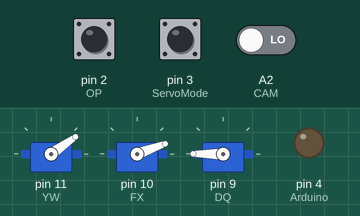
Simulated run of this sketch. Board: Arduino Nano, built with avr-gcc and run on an emulated ATmega328P. Parts: 3 × servo, output pins drawn as LEDs (lit = HIGH). Inputs (shaded band) come from the test bench; at power-on: pin 2 (OP) LOW, A2 (CAM) LOW, pin 3 (ServoMode) LOW.

Above: at 3.7 s.
3.8 s: pin 2 (OP) driven HIGH
At 3.95 s:
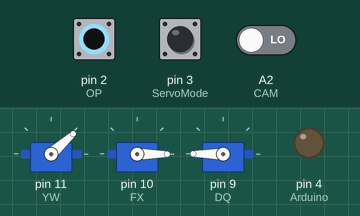
6.4 s: A2 (CAM) driven HIGH
At 7.6 s:
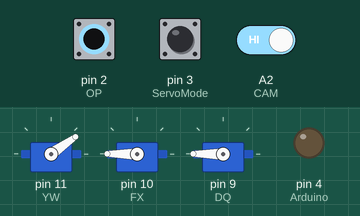
7.9 s: A2 (CAM) driven LOW
At 8.9 s:
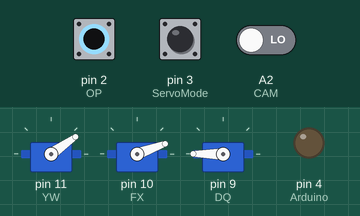
9.4 s: pin 2 (OP) pulsed LOW 5 times (0.12 s each, 0.3 s apart)
At 10.27 s:
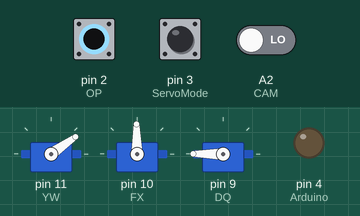
Timing chart, 0 to 13.3 s (numbered marks = the images above; inputs shaded):
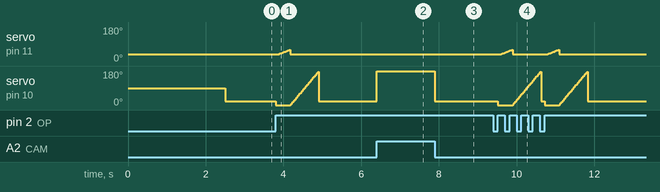

The sketch:

ServoNanoBothSide4.0.ino
```cpp
#include <Servo.h>

#define YW 11 //移位
#define FX 10 //分选         //新车与老车不同
#define CAM A2
#define Gray A7
#define Arduino 4 //与mega板通讯的引脚
#define OP 2 //红外
#define Threshold_Gray 180 //灰度传感器阈值，红色约为270，绿色约为250，白色160
#define DQ 9//吊桥舵机
#define ServoMode 3


int Servo1_Angle1 = 35;
int Servo1_Angle2 = 62;

int Servo2_start = 90;

int Servo2_Angle1 = 90; //初始位置

int Servo2_AngleRed = 0; //最左边的位置
int Servo2_RedReady = 20; //左边准备位置

int Servo2_AngleGreen = 180; //最右边的位置
int Servo2_GreenReady = 180; //右边准备位置

int Pots = 3;

int mode = 0;

int flag = 0; //花盆收集计数

Servo Servo1;
Servo Servo2;
Servo Bri;


void setup() {
  pinMode(YW, OUTPUT);
  pinMode(FX, OUTPUT);
  pinMode(Arduino, OUTPUT);
  pinMode(CAM, INPUT);
  pinMode(ServoMode, INPUT);

  Servo1.attach(YW);
  Servo2.attach(FX);
  Bri.attach(DQ);

  attachInterrupt(0, Change, RISING); //设置中断

  Servo1.write(Servo1_Angle1);
  Servo2.write(Servo2_start);   //舵机复位
  Bri.writeMicroseconds(2500);
  delay(2500);
  Bri.detach();
}

void loop() {
  if(digitalRead(ServoMode)==HIGH){
    delay(5);
    if(digitalRead(ServoMode)==HIGH){
      while(1){
        Leftloop();
        }
      }
    }
  else{
    delay(5);
    if(digitalRead(ServoMode)==LOW){
      while(1){
        Rightloop();
        }
      }
    }
}

void Leftloop() {
  while (1) {
    if (flag != 10) {
      if (mode == 0) {       //红色准备模式
        if (digitalRead(CAM) == HIGH) {
          Servo2.write(Servo2_RedReady);
        }
        else {               //绿色准备模式
          Servo2.write(Servo2_GreenReady);
        }
      }
      else if (mode == 1) {  //执行
        MyServo();
        flag++;
        mode = 0;
      }
    }
    else {
      delay(300);
      Servo2.write(Servo2_start);
      while (1) {
        if (digitalRead(CAM) == HIGH) {
          digitalWrite(Arduino, HIGH);
        }
        else {
          digitalWrite(Arduino, LOW);
        }
      }
    }
  }
}

void Rightloop() {
  while (1) {
    if (flag != 10) {
      if (mode == 0) {       //红色准备模式
        if (digitalRead(CAM) == LOW) {
          Servo2.write(Servo2_RedReady);
        }
        else {               //绿色准备模式
          Servo2.write(Servo2_GreenReady);
        }
      }
      else if (mode == 1) {  //执行
        MyServo2();
        flag++;
        mode = 0;
      }
    }
    else {
      Servo2.write(Servo2_start);
      while (1) {
        if (digitalRead(CAM) == HIGH) {
          digitalWrite(Arduino, HIGH);
        }
        else {
          digitalWrite(Arduino, LOW);
        }
      }
    }
  }
}

void MyServo() {
  if (digitalRead(CAM) == HIGH) {
    Red();
  }

  else if (digitalRead(CAM) == LOW) {
    Green();
  }
}

void MyServo2() {
  if (digitalRead(CAM) == HIGH) {
    Green();
  }

  else if (digitalRead(CAM) == LOW) {
    Red();
  }
}

void FastServo() {
  if (digitalRead(CAM) == HIGH) {
    flag++;
    if (flag >= Pots) {
      digitalWrite(Arduino, HIGH);
    }
    FastRed();
  }

  else if (digitalRead(CAM) == LOW) {
    flag++;
    if (flag >= Pots) {
      digitalWrite(Arduino, HIGH);
    }
    FastGreen();
  }
}

void Green() {
  Servo2.write(Servo2_GreenReady);
  delay(50);

  Slow();

  Servo1.write(Servo1_Angle1);
  for (int i = Servo2_GreenReady; i > Servo2_AngleRed ; i--) {
    Servo2.write(i);
    delay(4);
  }
}

void FastGreen() {
  Servo2.write(Servo2_GreenReady);
  delay(50);
}

void Red() {
  Servo2.write(Servo2_AngleRed);
  delay(50);

  Slow();

  Servo1.write(Servo1_Angle1);
  for (int i = Servo2_AngleRed; i < Servo2_AngleGreen; i++) {
    Servo2.write(i);
    delay(4);
  }
}

void FastRed() {
  Servo2.write(Servo2_RedReady);
  delay(50);

  Servo1.write(Servo1_Angle2);
  delay(100);

  Servo1.write(Servo1_Angle1);
  Servo2.write(Servo2_AngleGreen);
  delay(600);

  Servo2.write(Servo2_Angle1);
}

void Slow() {
  int i;
  for (i = Servo1_Angle1; i < Servo1_Angle2; i++) {
    Servo1.write(i);
    delay(12);
  }
}

void Change() {
  delayMicroseconds(1000);
  if (digitalRead(OP) == HIGH) {
    mode = 1;
  }
  else
    mode = 0;
}
```

Measured:
- after the input at 3.8 s, servo on pin 11 (YW): rises from 35° to 60° in 0.29 s, then falls to 35° in 0.03 s
- after the input at 6.4 s, servo on pin 10 (FX): 20° → 180° at once
- after the input at 7.9 s, servo on pin 10 (FX): 180° → 20° at once
